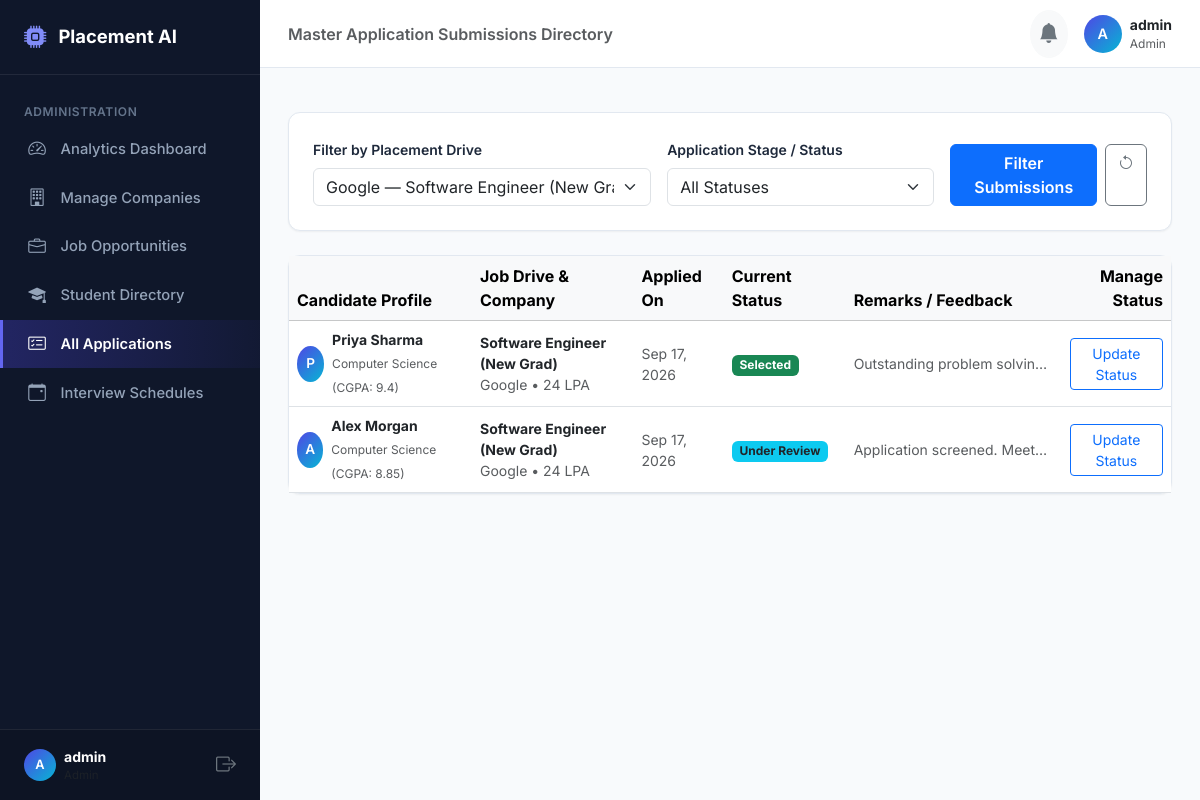
The app's page /admin/applications?job_id=1 (signed in) with its own data.
### models.py (models this page shows, shortened)
class Application(db.Model):
    __tablename__ = 'applications'
    id = db.Column(db.Integer, primary_key=True)
    student_id = db.Column(db.Integer, db.ForeignKey('student_profiles.id', ondelete='CASCADE'), nullable=False)
    job_id = db.Column(db.Integer, db.ForeignKey('jobs.id', ondelete='CASCADE'), nullable=False)
    status = db.Column(db.String(50), nullable=False, default='Applied')
    applied_at = db.Column(db.DateTime, default=datetime.utcnow)
    updated_at = db.Column(db.DateTime, default=datetime.utcnow, onupdate=datetime.utcnow)
    remarks = db.Column(db.String(255), nullable=True)
    interviews = db.relationship('Interview', backref='application', cascade='all, delete-orphan')
    __table_args__ = (
        db.UniqueConstraint('student_id', 'job_id', name='uq_student_job_application'),
    )

class StudentProfile(db.Model):
    __tablename__ = 'student_profiles'
    id = db.Column(db.Integer, primary_key=True)
    user_id = db.Column(db.Integer, db.ForeignKey('users.id', ondelete='CASCADE'), nullable=False, unique=True)
    full_name = db.Column(db.String(120), nullable=False)
    phone = db.Column(db.String(20), nullable=True)
    department = db.Column(db.String(100), nullable=False, default='Computer Science')
    college = db.Column(db.String(150), nullable=False, default='Engineering Institute of Technology')
    graduation_year = db.Column(db.Integer, nullable=False, default=2026)
    cgpa = db.Column(db.Float, nullable=False, default=0.0)
    tenth_pct = db.Column(db.Float, nullable=True)
    twelfth_pct = db.Column(db.Float, nullable=True)
    resume_filename = db.Column(db.String(255), nullable=True)
    resume_extracted_text = db.Column(db.Text, nullable=True)
    placement_status = db.Column(db.String(50), default='Unplaced')  # 'Unplaced', 'Placed', 'Opted Out'
    placed_company = db.Column(db.String(100), nullable=True)
    placed_package = db.Column(db.Float, nullable=True)
    created_at = db.Column(db.DateTime, default=datetime.utcnow)
    updated_at = db.Column(db.DateTime, default=datetime.utcnow, onupdate=datetime.utcnow)
    skills = db.relationship('Skill', backref='student', cascade='all, delete-orphan')
    projects = db.relationship('Project', backref='student', cascade='all, delete-orphan')
    certifications = db.relationship('Certification', backref='student', cascade='all, delete-orphan')
    applications = db.relationship('Application', backref='student', cascade='all, delete-orphan')
    interviews = db.relationship('Interview', backref='student', cascade='all, delete-orphan')

class Job(db.Model):
    __tablename__ = 'jobs'
    id = db.Column(db.Integer, primary_key=True)
    company_id = db.Column(db.Integer, db.ForeignKey('companies.id', ondelete='CASCADE'), nullable=False)
    title = db.Column(db.String(150), nullable=False)
    description = db.Column(db.Text, nullable=False)
    required_skills = db.Column(db.String(255), nullable=False)  # Comma-separated: "Python, SQL, JavaScript"
    min_cgpa = db.Column(db.Float, nullable=False, default=6.0)
    eligible_departments = db.Column(db.String(255), nullable=False, default='Computer Science, Information Technology, Electronics')
    graduation_year = db.Column(db.Integer, nullable=False, default=2026)
    salary_package = db.Column(db.String(50), nullable=False, default='6-8 LPA')
    salary_numeric = db.Column(db.Float, nullable=False, default=6.0)  # Numeric representation in LPA for charts/filtering
    location = db.Column(db.String(120), nullable=False, default='Bangalore')
    deadline = db.Column(db.String(50), nullable=False)  # e.g., '2026-10-15'
    openings = db.Column(db.Integer, nullable=False, default=5)
    is_active = db.Column(db.Boolean, default=True)
    created_at = db.Column(db.DateTime, default=datetime.utcnow)
    applications = db.relationship('Application', backref='job', cascade='all, delete-orphan')
    interviews = db.relationship('Interview', backref='job', cascade='all, delete-orphan')

class Company(db.Model):
    __tablename__ = 'companies'
    id = db.Column(db.Integer, primary_key=True)
    user_id = db.Column(db.Integer, db.ForeignKey('users.id', ondelete='SET NULL'), nullable=True)
    name = db.Column(db.String(120), nullable=False, unique=True)
    logo_url = db.Column(db.String(255), nullable=True)
    industry = db.Column(db.String(100), nullable=False, default='Information Technology')
    location = db.Column(db.String(120), nullable=False, default='Bangalore, India')
    website = db.Column(db.String(255), nullable=True)
    description = db.Column(db.Text, nullable=True)
    recruiter_name = db.Column(db.String(120), nullable=True)
    recruiter_email = db.Column(db.String(120), nullable=True)
    created_at = db.Column(db.DateTime, default=datetime.utcnow)
    jobs = db.relationship('Job', backref='company', cascade='all, delete-orphan')
    interviews = db.relationship('Interview', backref='company', cascade='all, delete-orphan')

### routes/admin.py (the view)
@admin_bp.route('/applications')
@role_required('admin')
def applications():
    status_filter = request.args.get('status', '').strip()
    job_id = request.args.get('job_id', type=int)
    query = Application.query
    if status_filter:
        query = query.filter(Application.status == status_filter)
    if job_id:
        query = query.filter(Application.job_id == job_id)
    all_apps = query.order_by(Application.applied_at.desc()).all()
    all_jobs = Job.query.all()
    return render_template('admin/applications.html',
                           applications=all_apps,
                           jobs=all_jobs,
                           selected_status=status_filter,
                           selected_job=job_id)

### routes/auth.py (called while the page is built, shortened)
def role_required(*roles):
    def decorator(f):
        @wraps(f)
        def decorated_function(*args, **kwargs):
            if 'user_id' not in session:
                flash('Please log in first.', 'warning')
                return redirect(url_for('auth.login'))
            user_role = session.get('user_role')
            return f(*args, **kwargs)
        return decorated_function
    return decorator

### templates/admin/applications.html (shortened to what this page needs)
{% extends 'base.html' %}
{% block page_heading %}Master Application Submissions Directory{% endblock %}
{% block content %}
<div class="container-fluid px-0">
    <div class="card-modern p-4 mb-4">
        <form method="GET" action="{{ url_for('admin.applications') }}">
            <div class="row g-3 align-items-end">
                <div class="col-md-5">
                    <label class="form-label small fw-semibold">Filter by Placement Drive</label>
                    <select name="job_id" class="form-select">
                        {% for j in jobs %}
                            <option value="{{ j.id }}" {% if selected_job == j.id %}selected{% endif %}>
                                {{ j.company.name }} — {{ j.title }}
                            </option>
                        {% endfor %}
                    </select>
                </div>
                <div class="col-md-4">
                    <label class="form-label small fw-semibold">Application Stage / Status</label>
                    <select name="status" class="form-select">
                        <option value="">All Statuses</option>
                    </select>
                </div>
                <div class="col-md-3 d-flex gap-2">
                    <button type="submit" class="btn btn-primary flex-grow-1 fw-semibold">Filter Submissions</button>
                    <a href="{{ url_for('admin.applications') }}" class="btn btn-outline-secondary" title="Reset Filters"><i class="bi bi-arrow-counterclockwise"></i></a>
                </div>
            </div>
        </form>
    </div>
    <div class="card-modern p-0">
        <div class="table-responsive">
            <table class="table table-hover align-middle mb-0">
                <thead class="table-light">
                    <tr>
                        <th>Candidate Profile</th>
                        <th>Job Drive & Company</th>
                        <th>Applied On</th>
                        <th>Current Status</th>
                        <th>Remarks / Feedback</th>
                        <th class="text-end">Manage Status</th>
                    </tr>
                </thead>
                <tbody>
                    {% for app in applications %}
                    <tr>
                        <td>
                            <div class="d-flex align-items-center gap-2">
                                <div class="navbar-user-avatar" style="width:36px; height:36px; font-size:0.85rem;">
                                    {{ app.student.full_name[:1].upper() }}
                                </div>
                                <div>
                                    <strong class="d-block small text-dark">{{ app.student.full_name }}</strong>
                                    <span class="text-muted" style="font-size:0.75rem;">{{ app.student.department }} (CGPA: {{ app.student.cgpa }})</span>
                                </div>
                            </div>
                        </td>
                        <td>
                            <div class="small">
                                <strong class="text-dark d-block">{{ app.job.title }}</strong>
                                <span class="text-muted">{{ app.job.company.name }} • {{ app.job.salary_package }}</span>
                            </div>
                        </td>
                        <td class="small text-muted">
                            {{ app.applied_at.strftime('%b %d, %Y') }}
                        </td>
                        <td>
                            <span class="badge {{ app.status|status_badge }}">{{ app.status }}</span>
                        </td>
                        <td>
                            <span class="small text-muted d-block text-truncate" style="max-width: 200px;" title="{{ app.remarks }}">
                                {{ app.remarks or 'Under normal evaluation' }}
                            </span>
                        </td>
                        <td class="text-end">
                            <button class="btn btn-sm btn-outline-primary" data-bs-toggle="modal" data-bs-target="#statusModal{{ app.id }}">
                                Update Status
                            </button>
                        </td>
                    </tr>
                    {% endfor %}
                </tbody>
            </table>
        </div>
    </div>
</div>
{% endblock %}

### static/css/style.css (style rules this page uses)
:root { --primary: #4f46e5; --primary-hover: #4338ca; --primary-light: #e0e7ff; --secondary: #64748b; --success: #10b981; --success-light: #d1fae5; --warning: #f59e0b; --warning-light: #fef3c7; --danger: #ef4444; --danger-light: #fee2e2; --info: #06b6d4; --info-light: #cffafe; --dark-sidebar: #0f172a; --sidebar-hover: #1e293b; --sidebar-active: #312e81; --sidebar-text: #94a3b8; --sidebar-text-active: #ffffff; --bg-body: #f8fafc; --bg-card: #ffffff; --border-color: #e2e8f0; --text-main: #1e293b; --text-muted: #64748b; --shadow-sm: 0 1px 2px 0 rgb(0 0 0 / 0.05); --shadow-md: 0 4px 6px -1px rgb(0 0 0 / 0.1), 0 2px 4px -2px rgb(0 0 0 / 0.1); --shadow-lg: 0 10px 15px -3px rgb(0 0 0 / 0.1), 0 4px 6px -4px rgb(0 0 0 / 0.1); --radius-sm: 8px; --radius-md: 12px; --radius-lg: 16px; }
body { font-family: 'Inter', -apple-system, BlinkMacSystemFont, "Segoe UI", Roboto, sans-serif; background-color: var(--bg-body); color: var(--text-main); margin: 0; padding: 0; min-height: 100vh; display: flex; flex-direction: column; }
.navbar-user-avatar { width: 38px; height: 38px; border-radius: 50%; background: linear-gradient(135deg, #4f46e5, #06b6d4); color: #ffffff; font-weight: 600; display: flex; align-items: center; justify-content: center; font-size: 0.9rem; }
.card-modern { background: #ffffff; border: 1px solid var(--border-color); border-radius: var(--radius-md); box-shadow: var(--shadow-sm); margin-bottom: 1.5rem; }

### records on screen
Application: student "P", student.full_name "Priya Sharma", student.department "Computer Science", student.cgpa "9.4", job "Software Engineer (New Grad)", job.company.name "Google", job.salary_package "24 LPA", applied_at "Sep 17, 2026", status "Selected", remarks "Outstanding problem solvin…"
Application: student "A", student.full_name "Alex Morgan", student.department "Computer Science", student.cgpa "8.85", job "Software Engineer (New Grad)", job.company.name "Google", job.salary_package "24 LPA", applied_at "Sep 17, 2026", status "Under Review", remarks "Application screened. Meet…"

### other values on screen
{{ session.get('username', 'U')[:1].upper() }} "A"
{{ session.get('display_name', session.get('username')) }} "admin"
{{ session.get('user_role', '').capitalize() }} "Admin"
form field job_id "Google — Software Engineer (New Grad)"
